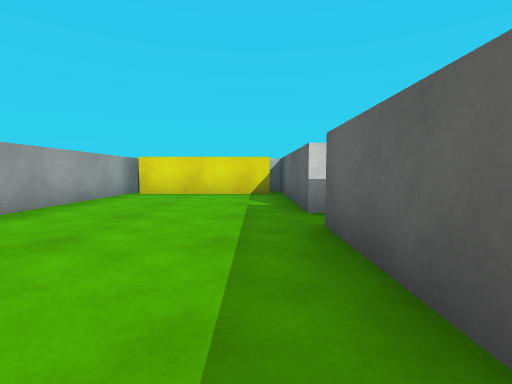
view 1 (above)

17 first-person views from a walk through a Unity game level. The camera is 0.58 m above the floor, tilts 4° down and sees 85° across. The floor is counted in squares, 1 m on a side. Each view is taken from the middle of a square. On the plan, view 1 faces up. The plan holds only what a view shows up to about 9 squares ahead; the rest is blank. The player is left out. Surface patterns are stand-ins for the level's own textures.

view 2
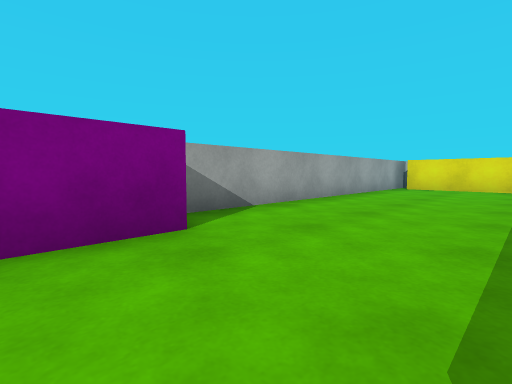

view 3
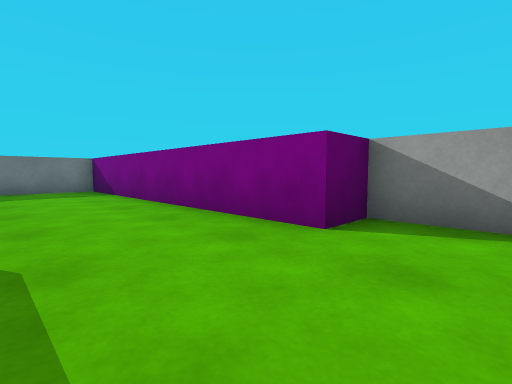

view 4
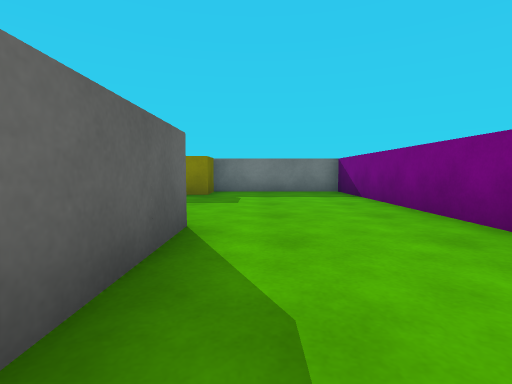

view 5
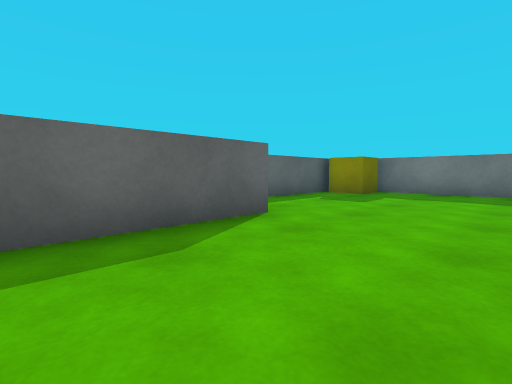

view 6
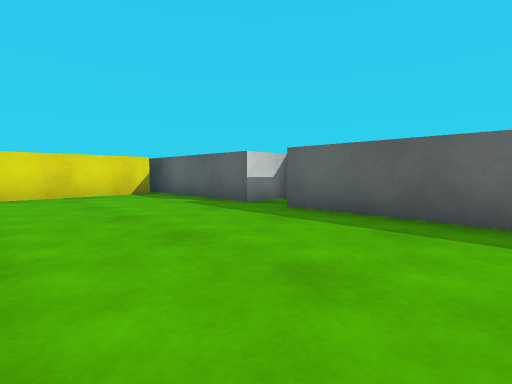

view 7
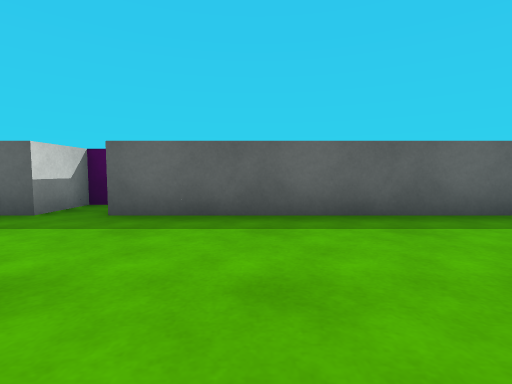

view 8
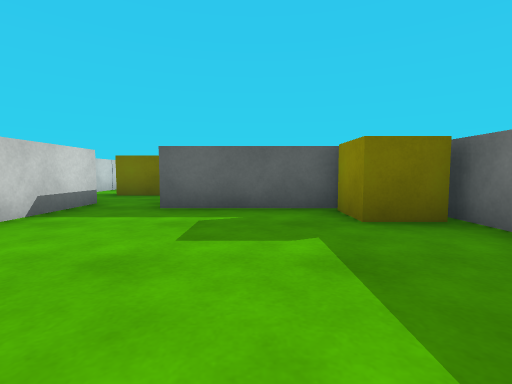

view 9
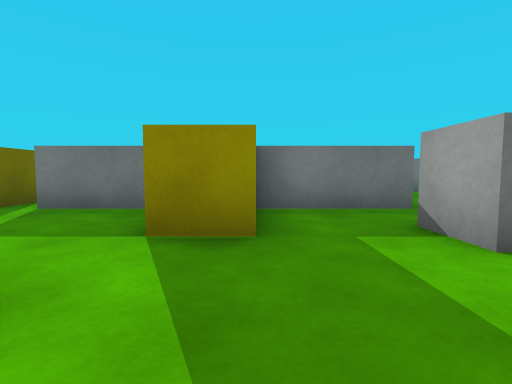

view 10
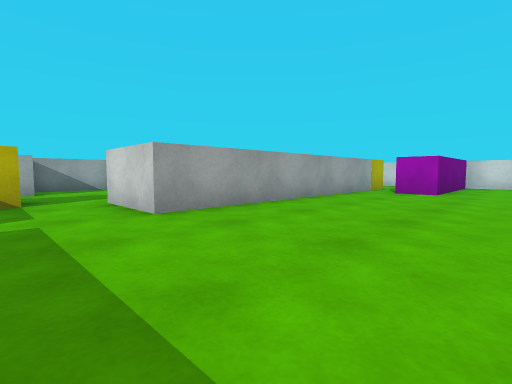

view 11
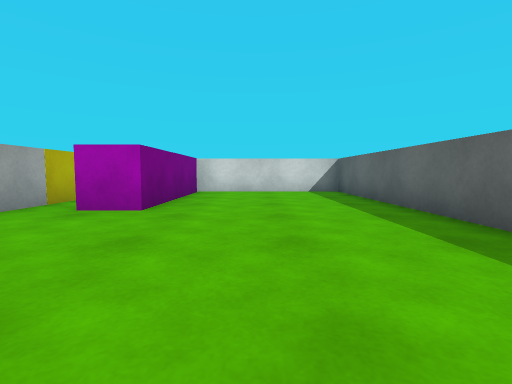

view 12
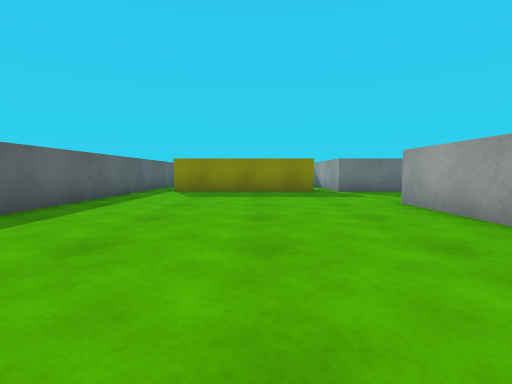

view 13
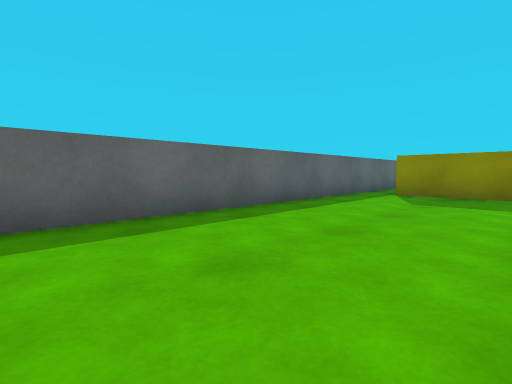

view 14
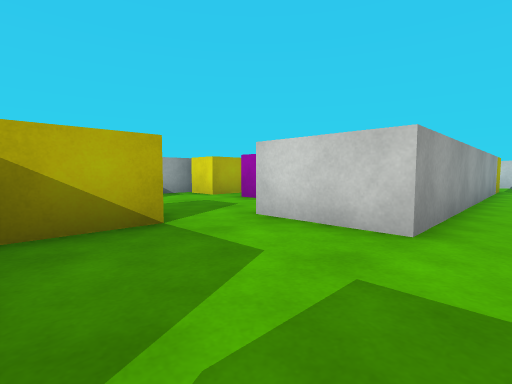

view 15
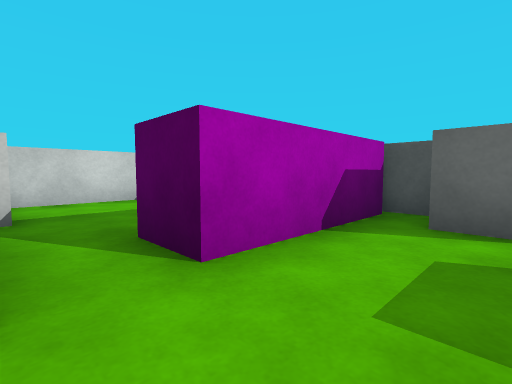

view 16
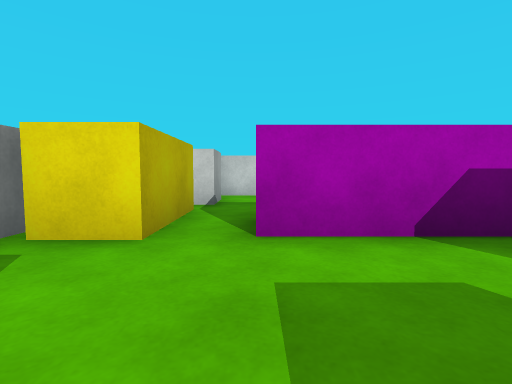

view 17
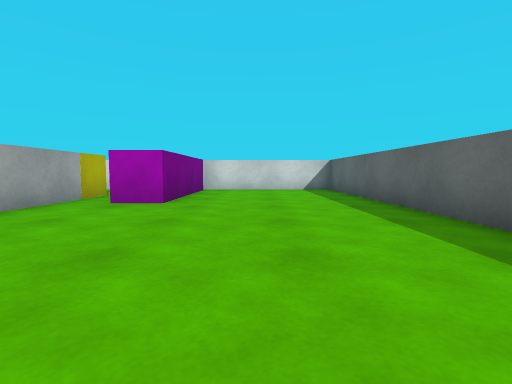

### Floor plan
Ten units are one square. View 1 is at (0, 0); x grows to the right and y downward. Boxes are objects, and circles mark ways between rooms. Rooms are numbered by the first view taken in them; rooms with no view inside come last. Other rooms are left out.
<svg viewBox="-40 -90 190 190">
<path fill="none" stroke="#000" d="M7 31 7 -20M7 -40 7 -84M25 87 25 55M4 -75 -31 -75M-35 -84 -35 15 -25 15 -25 95 16 95M73 11 73 5 40 5 40 -5M92 55 135 55M83 -60 83 23 75 23M65 55 85 55M18 5 18 26M145 72 145 -85 103 -85 103 -43 92 -43M25 55 50 55"/>
<rect x="5" y="85" width="20" height="10" fill="#bbb"><title>yellow cube</title></rect>
<rect x="5" y="25" width="30" height="20" fill="#bbb"><title>white block</title></rect>
<rect x="15" y="-15" width="20" height="20" fill="#bbb"><title>yellow block</title></rect>
<rect x="45" y="35" width="20" height="20" fill="#bbb"><title>yellow block</title></rect>
<rect x="55" y="15" width="20" height="10" fill="#bbb"><title>white cube</title></rect>
<circle cx="25" cy="45" r="3" fill="#2a7"/>
<text x="-10" y="10">1</text>
<text x="100" y="0">2</text>
</svg>
Room 1 opens to room 2.

Where each view was taken, in squares from view 1:
view 1: 0 up, 0 right, facing up
view 2: 3 down, 0 right, facing up-left
view 3: 0 up, 0 right, facing down-left
view 4: 1 down, 0 right, facing down
view 5: 1 down, 2 left, facing down-right
view 6: 0 up, 3 left, facing up-right
view 7: 1 up, 3 left, facing right
view 8: 7 down, 2 left, facing right
view 9: 1 down, 5 right, facing down
view 10: 4 down, 12 right, facing up-left
view 11: 0 up, 12 right, facing up
view 12: 3 up, 11 right, facing down
view 13: 2 up, 11 right, facing down-right
view 14: 5 down, 9 right, facing up-left
view 15: 2 down, 3 right, facing up-right
view 16: 3 down, 4 right, facing up
view 17: 1 down, 12 right, facing up
